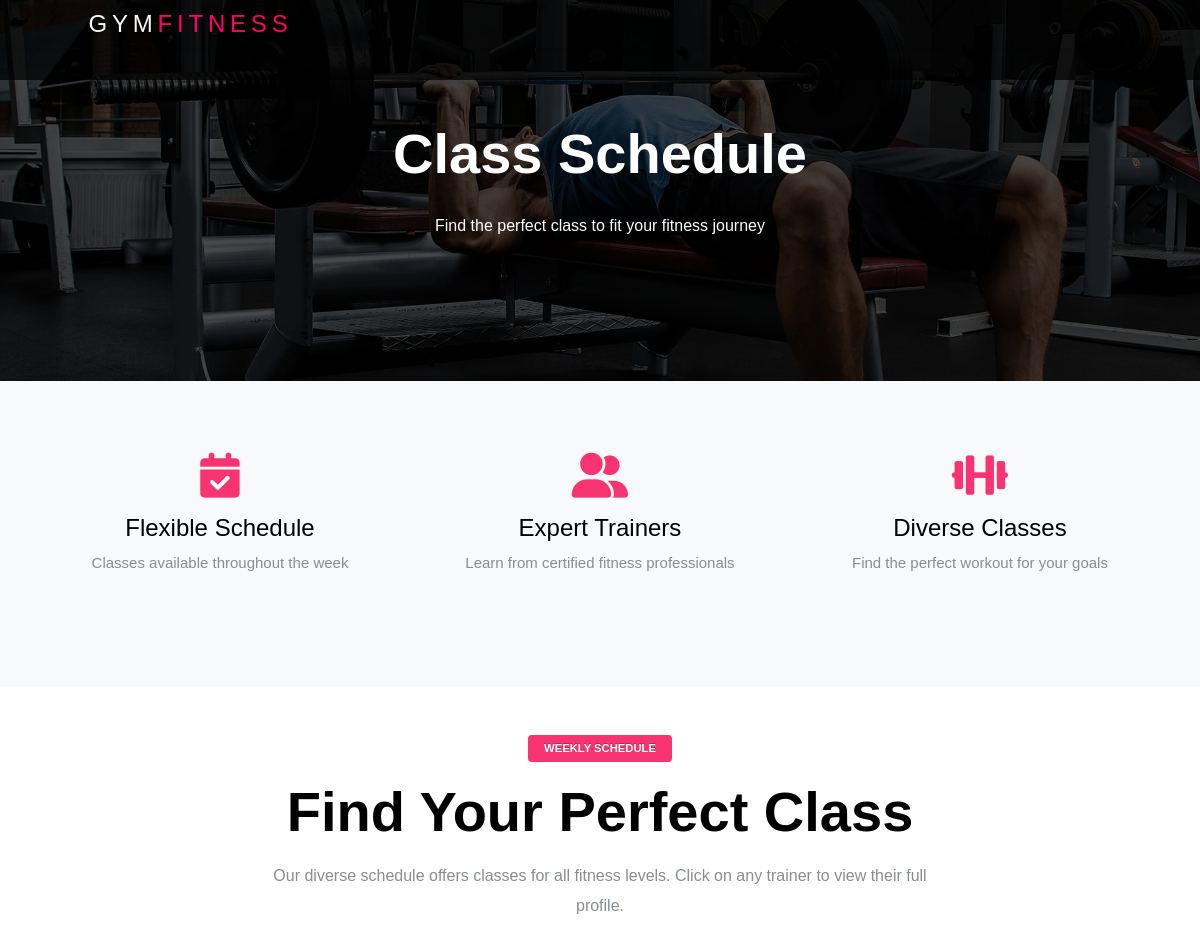
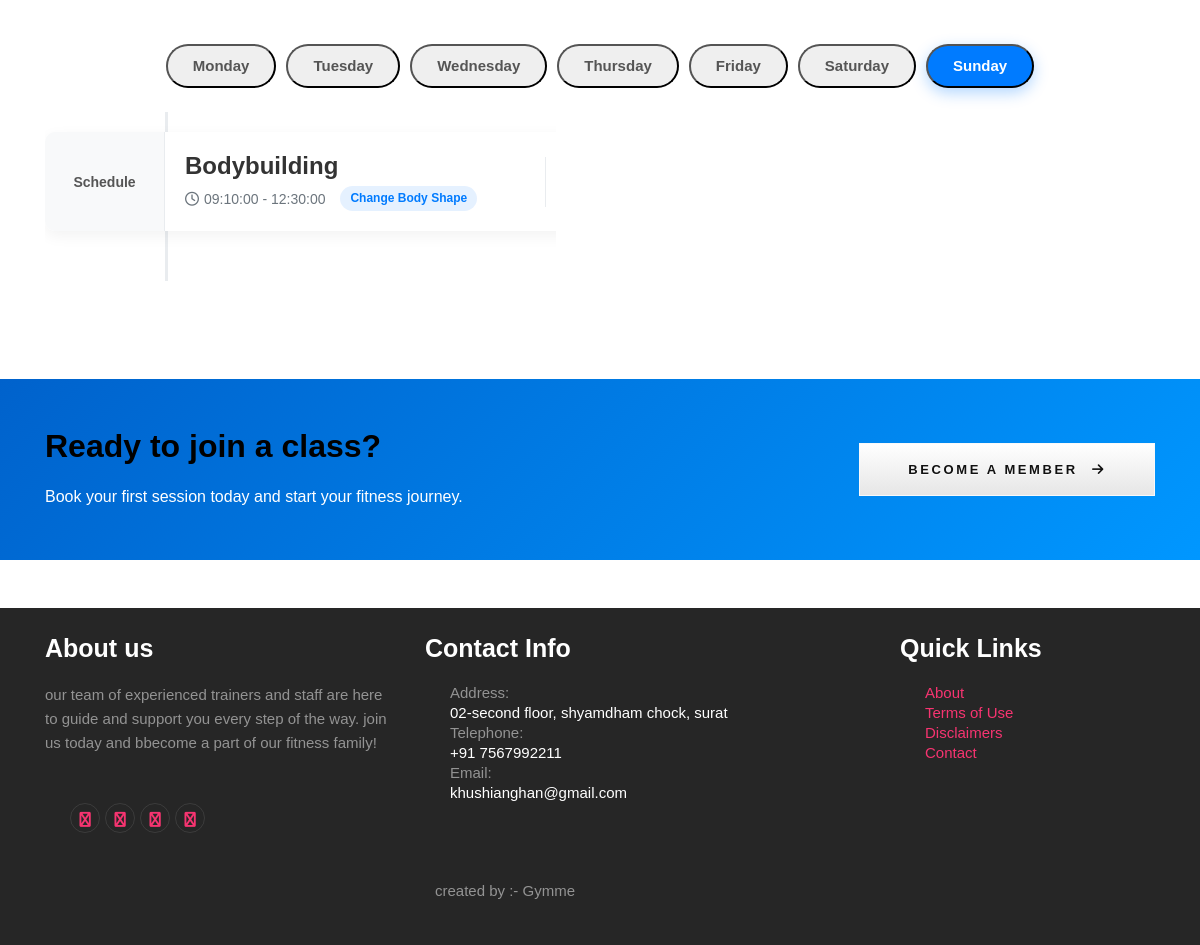
Page /schedules.php on the committed database (2 pictures, top to bottom).
### tables this page shows
CREATE TABLE `schedule` (
  `schedule_id` int(11) NOT NULL,
  `schedule_day` varchar(100) NOT NULL,
  `schedule_name` varchar(255) DEFAULT NULL,
  `trainer_id` int(11) NOT NULL,
  `start_time` time DEFAULT NULL,
  `end_time` time DEFAULT NULL,
  `created_at` timestamp NOT NULL DEFAULT current_timestamp()
);

CREATE TABLE `trainers` (
  `id` int(11) NOT NULL,
  `name` varchar(100) NOT NULL,
  `email` varchar(100) NOT NULL,
  `phone` varchar(15) NOT NULL,
  `specialization` varchar(100) NOT NULL,
  `experience` int(11) NOT NULL COMMENT 'Experience in years',
  `gender` enum('male','female','other') NOT NULL,
  `joining_date` date DEFAULT curdate(),
  `working_hours` varchar(50) NOT NULL COMMENT 'e.g. 6AM-10PM',
  `qualification` varchar(255) DEFAULT NULL,
  `image` varchar(255) DEFAULT NULL,
  `salary` decimal(10,2) NOT NULL,
  `status` enum('active','inactive') DEFAULT 'active',
  `created_at` timestamp NOT NULL DEFAULT current_timestamp(),
  `updated_at` timestamp NOT NULL DEFAULT current_timestamp() ON UPDATE current_timestamp()
);

### schedules.php (the view, shortened to what this page needs)
<?php
include "connection.php";
$query = "
    SELECT s.*,t.*
    FROM schedule s
    LEFT JOIN trainers t ON s.trainer_id = t.id
    ";
$result = mysqli_query($con, $query);
$schedulesByDay = [];
if (mysqli_num_rows($result) > 0) {
    while ($row = mysqli_fetch_assoc($result)) {
        $day =$row['schedule_day'];
        if (!isset($schedulesByDay[$day])) {
            $schedulesByDay[$day] = [];
        }
        $schedulesByDay[$day][] = $row;
    }
}
$days = array_keys($schedulesByDay);
include "include/header.php";
?>
<link rel="stylesheet" href="https://cdnjs.cloudflare.com/ajax/libs/font-awesome/6.0.0/css/all.min.css">
<link rel="stylesheet" href="css/schedule.css">
</head>
<body>
<?php include "include/nav.php"; ?>
<section class="schedule-hero" style="background: linear-gradient(rgba(0, 0, 0, 0.7), rgba(0, 0, 0, 0.7)), url('img/4.jpg') no-repeat center center/cover; padding: 120px 0;">
    <div class="container">
        <div class="row justify-content-center text-center">
            <div class="col-lg-8">
                <h1 class="text-white font-weight-bold mb-4 display-4 animate__animated animate__fadeInUp">Class Schedule</h1>
                <p class="lead text-white animate__animated animate__fadeInUp animate__delay-1s">Find the perfect class to fit your fitness journey</p>
            </div>
        </div>
    </div>
</section>
<section class="py-5 bg-light">
    <div class="container">
        <div class="row text-center">
            <div class="col-md-4 mb-4">
                <div class="p-4">
                    <i class="fas fa-calendar-check fa-3x text-primary mb-3"></i>
                    <h4>Flexible Schedule</h4>
                    <p class="text-muted">Classes available throughout the week</p>
                </div>
            </div>
            <div class="col-md-4 mb-4">
                <div class="p-4">
                    <i class="fas fa-user-friends fa-3x text-primary mb-3"></i>
                    <h4>Expert Trainers</h4>
                    <p class="text-muted">Learn from certified fitness professionals</p>
                </div>
            </div>
            <div class="col-md-4 mb-4">
                <div class="p-4">
                    <i class="fas fa-dumbbell fa-3x text-primary mb-3"></i>
                    <h4>Diverse Classes</h4>
                    <p class="text-muted">Find the perfect workout for your goals</p>
                </div>
            </div>
        </div>
    </div>
</section>
<section class="schedule-section py-5">
    <div class="container">
        <div class="row text-center mb-5">
            <div class="col-md-12">
                <span class="badge bg-primary text-white px-3 py-2 rounded-pill mb-3">WEEKLY SCHEDULE</span>
                <h2 class="section-title display-4 mb-3">Find Your Perfect Class</h2>
                <p class="text-muted lead mx-auto" style="max-width: 700px;">Our diverse schedule offers classes for all fitness levels. Click on any trainer to view their full profile.</p>
            </div>
        </div>
        <div class="schedule-tabs">
            <ul class="nav nav-pills mb-4 justify-content-center" id="scheduleTabs" role="tablist">
                <?php foreach ($days as $index => $day): ?>
                <li class="nav-item" role="presentation">
                    <button class="nav-link <?= $index === 0 ? 'active' : '' ?>"
                            id="<?= strtolower($day) ?>-tab"
                            data-toggle="pill"
                            data-target="#<?= strtolower($day) ?>"
                            type="button"
                            role="tab"
                            aria-controls="<?= strtolower($day) ?>"
                            aria-selected="<?= $index === 0 ? 'true' : 'false' ?>">
                        <?= $day ?>
                    </button>
                </li>
                <?php endforeach; ?>
            </ul>
            <div class="tab-content" id="scheduleTabContent">
                <?php foreach ($days as $index => $day): ?>
                <div class="tab-pane fade <?= $index === 0 ? 'show active' : '' ?>"
                     id="<?= strtolower($day) ?>"
                     role="tabpanel"
                     aria-labelledby="<?= strtolower($day) ?>-tab">
                    <div class="schedule-timeline">
                        <?php foreach ($schedulesByDay[$day] as $schedule):
                            $start_time = $schedule['start_time'];
                            $end_time = $schedule['end_time'];
                            $trainer_name = !empty($schedule['name']) ? $schedule['name'] : 'Unassigned';
                            $trainer_img = !empty($schedule['image']) ? 'admin/uploads/trainers/' . $schedule['image'] : 'img/default-avatar.png';
                            $specialization = !empty($schedule['specialization']) ? $schedule['specialization'] : 'General Fitness';
                        ?>
                        <div class="schedule-item">
                            <div class="schedule-time">
                                <span class="time">Schedule</span>
                            </div>
                            <div class="schedule-content">
                                <div class="class-info">
                                    <h4><?= $schedule['schedule_name'] ?></h4>
                                    <div class="class-meta">
                                        <span><i class="far fa-clock"></i> <?= $start_time ?> - <?= $end_time ?></span>
                                        <span class="class-type"><?= $specialization ?></span>
                                    </div>
                                </div>
                                <div class="trainer-info">
                                    <?php if (!empty($schedule['id'])): ?>
                                    <a href="http://localhost/gymphp/trainers/profile.php?id=<?= $schedule['id'] ?>" class="trainer-link">
                                        <div class="trainer-avatar">
                                            <img src="<?= $trainer_img ?>" alt="<?= $trainer_name ?>">
                                        </div>
                                        <div class="trainer-details">
                                            <h5><?= $trainer_name ?></h5>
                                            <span class="trainer-role"><?= $specialization ?></span>
                                        </div>
                                    </a>
                                    <?php endif; ?>
                                </div>
                                <div class="class-info" >
                                    <a href="appointment.php?id=<?= $schedule['schedule_id'] ?>" class="join_btn btn btn-grey">Join Now</a>
                                </div>
                            </div>
                        </div>
                        <?php endforeach; ?>
                    </div>
                </div>
                <?php endforeach; ?>
            </div>
        </div>
    </div>
</section>
<section class="py-5 text-white" style="background: linear-gradient(135deg, #0062cc, #0097ff);">
    <div class="container">
        <div class="row align-items-center">
            <div class="col-lg-8 mb-4 mb-lg-0">
                <h2 class="font-weight-bold mb-3">Ready to join a class?</h2>
                <p class="lead mb-0">Book your first session today and start your fitness journey.</p>
            </div>
            <div class="col-lg-4 text-lg-right">
                <a href="plan.php" class="btn btn-light btn-lg px-5 py-3 rounded-pill font-weight-bold">Become a Member <i class="fas fa-arrow-right ml-2"></i></a>
            </div>
        </div>
    </div>
</section>
<br>
<br>
<?php include "include/footer.php"; ?>
</body>
</html>

### css/style.css (style rules this page uses)
html { overflow-x: hidden; }
body { background: #fff; font-weight: 400; font-family: 'Poppins', sans-serif; font-size: 15px; line-height: 1.8; color: #868e96; }
h1, h2, h3, h4, h5 { color: #000; }
.btn, .form-control { outline: none; -webkit-box-shadow: none !important; box-shadow: none !important; border-radius: 0px !important; }
.btn { font-size: 13px; text-transform: uppercase; letter-spacing: .2em; }
body { margin: 0; font-family: Arial, sans-serif; }
.lead { font-size: 16px; }

### css/schedule.css (style rules this page uses)
body { font-family: "Poppins", sans-serif; color: #333; }
.section-title { font-weight: 700; position: relative; }
.animate__animated { animation-duration: 1s; }
.animate__fadeInUp { animation-name: fadeInUp; }
.animate__delay-1s { animation-delay: 0.3s; }
.schedule-tabs { margin-bottom: 50px; }
.nav-pills .nav-link { border-radius: 30px; padding: 10px 25px; margin: 0 5px; font-weight: 600; color: #555; transition: all 0.3s ease; }
.nav-pills .nav-link.active { background-color: #007bff; color: white; box-shadow: 0 5px 15px rgba(0, 123, 255, 0.3); }
.schedule-timeline { position: relative; padding: 20px 0; }
.schedule-timeline::before { content: ""; position: absolute; top: 0; bottom: 0; left: 120px; width: 3px; background-color: #e9ecef; }
.schedule-item { position: relative; display: flex; margin-bottom: 30px; background-color: white; border-radius: 10px; box-shadow: 0 5px 15px rgba(0, 0, 0, 0.05); overflow: hidden; transition: all 0.3s ease; }
.schedule-time { width: 120px; padding: 20px 15px; background-color: #f8f9fa; text-align: center; font-weight: 600; display: flex; align-items: center; justify-content: center; border-right: 1px solid #e9ecef; }
.schedule-time .time { font-size: 14px; color: #555; }
.schedule-content { flex: 1; display: flex; justify-content: space-between; align-items: center; padding: 20px; }
.class-info { flex: 1; }
.class-info h4 { margin-bottom: 5px; font-weight: 600; color: #333; }
.class-meta { display: flex; flex-wrap: wrap; gap: 15px; font-size: 14px; color: #6c757d; }
.class-meta span { display: flex; align-items: center; }
.class-meta i { margin-right: 5px; }
.class-type { background-color: rgba(0, 123, 255, 0.1); color: #007bff; padding: 3px 10px; border-radius: 20px; font-size: 12px; font-weight: 600; }
.trainer-info { display: flex; align-items: center; padding-left: 20px; border-left: 1px solid #e9ecef; }
.trainer-link { display: flex; align-items: center; color: inherit; text-decoration: none; transition: all 0.3s ease; }
.trainer-avatar { width: 50px; height: 50px; border-radius: 50%; overflow: hidden; margin-right: 15px; border: 2px solid #e9ecef; }
.trainer-avatar img { width: 100%; height: 100%; object-fit: cover; }
.trainer-details h5 { margin-bottom: 0; font-size: 16px; font-weight: 600; }
.trainer-role { font-size: 12px; color: #6c757d; }
.join_btn { width:220px; margin:0 0 0 60px; background-color: rgba(255, 0, 0, 0.5); color: #f8f9fa; }

### include/header.php (style rules this page uses)
body { font-family: "Poppins", sans-serif; line-height: 1.6; }

### rows in the picture
schedule: schedule_name "Bodybuilding", start_time "09:10:00", end_time "12:30:00", trainer.specialization "Change Body Shape", trainer.image (picture)

### other values in the picture
$day "Monday"
$day "Tuesday"
$day "Wednesday"
$day "Thursday"
$day "Friday"
$day "Saturday"
$day "Sunday"
